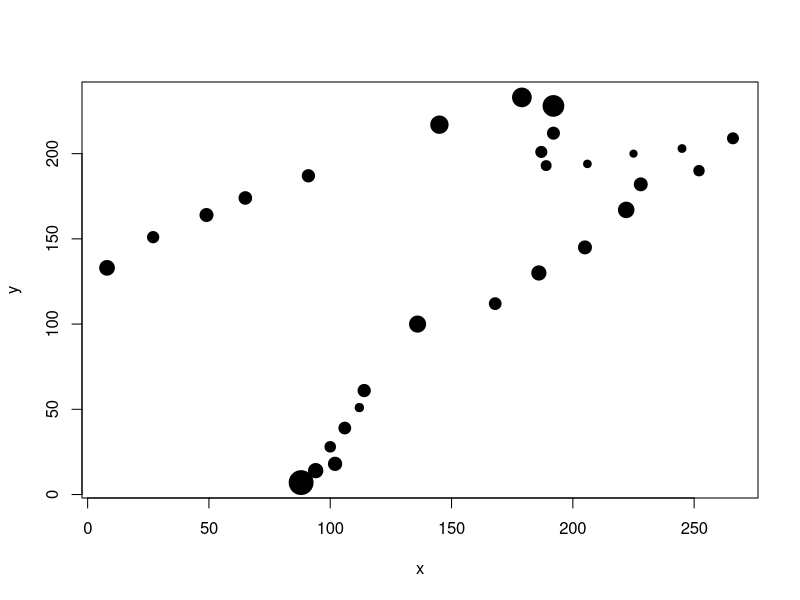
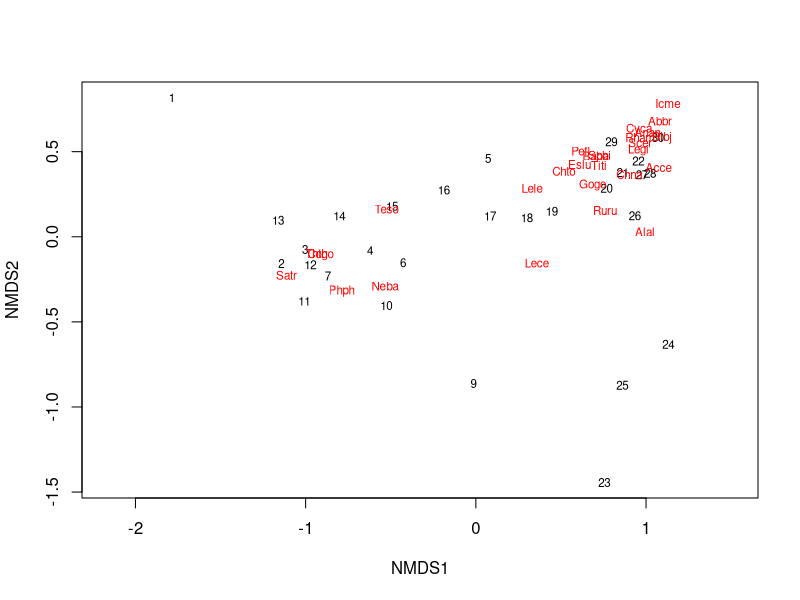
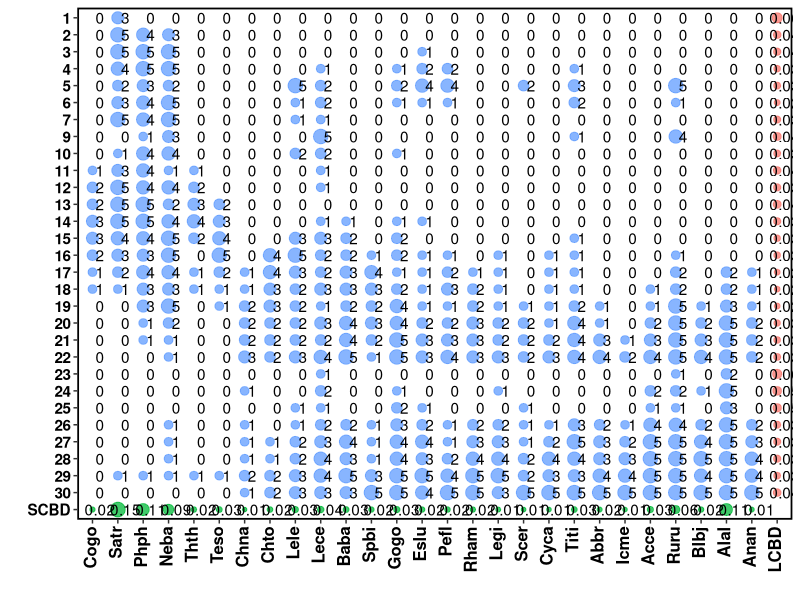

These figures' R source, in order:
library(vegan)
library(ade4)
library(tidyverse)
library(gridExtra)
data(doubs)
y = doubs$fish[c(1:3, 9, 18:21, 23:25),c('Satr', 'Phph', 'Neba', 'Cyca', 'Titi', 'Ruru','Alal')]
doubs$species 
y = doubs$fish[-8,]
ct = function(m) {
	apply(m, MARGIN = 1, FUN = function(x) sum(x^2))
}

y_ct = decostand(y, method = 'normalize') # Same thing y_ct = sweep(y, MARGIN = 1, sqrt(ct(y)), FUN = '/') # Chord transformation
# y_s_c_chord = vegdist(y, method = 'chord') # This is the chord DISTANCE
s = scale(y_ct, scale = F)^2 # Squared difference (center)^2
ss = sum(s) # Sum of square_total
bd = ss/(nrow(y)-1) # BD_total

# LCBD
lcbd = apply(s, 1, function(x) sum(x))/ss# SCBD 
scbd = apply(s, 2, function(x) sum(x))/ss

lcbd_df = as.data.frame(lcbd) 
lcbd_df$site = rownames(lcbd_df)
lcbd_df = lcbd_df |> 
	mutate(site = factor(site, levels = site), 
				 sp = 'LCBD',
				 type = 'LCBD')|> 
	rename(val = 'lcbd')
scbd_df = as.data.frame(scbd) 
scbd_df$sp = rownames(scbd_df)
scbd_df = scbd_df |> 
	mutate(site = factor('SCBD', levels = c(rownames(y), 'SCBD')),
				 sp = factor(sp, levels = sp),
				 type = 'SCBD') |> 
	rename(val = 'scbd')

plot(doubs$xy[-8,], cex = 50*lcbd, pch = 19)

nmds = metaMDS(y, distance = 'bray')
nmds$stress
# nmds = rda(s)
plot(nmds, type = 't')

y_df = as.data.frame(y) |> 
	mutate(site = rownames(y)) |> 
	pivot_longer(-site, names_to = 'sp', values_to = 'val') |> 
	mutate(sp = factor(sp, levels = names(y)), 
				 site = factor(site, levels = c(rownames(y), 'SCBD')), 
				 type = 'sp') 
all_var = rbind(y_df, lcbd_df,scbd_df)

xx = all_var |> 
	mutate(val2 = ifelse(type == 'LCBD', (val *20)^2, val), 
				 val2 = ifelse(type == 'SCBD', (val2 *15)^2, val2)) |> 
	ggplot(aes(x = sp, y = site, colour = type, fill = type)) + 
	geom_point(aes(size = val2), alpha = 0.75, shape = 21) + 
	geom_text(aes(x = as.numeric(sp)+.3, label = round(val, 2)), color = 'black') + 
	scale_size_continuous(limits = c(0.001, 100), range = c(1,17), breaks = c(1,10,50,75)) + 
	labs( x= "", y = "", size = "Abundance", fill = "")  + 
	theme(legend.key=element_blank(), 
				axis.text.x = element_text(colour = "black", size = 12, face = "bold", angle = 90, vjust = 0.3, hjust = 1), 
				axis.text.y = element_text(colour = "black", face = "bold", size = 11), 
				legend.text = element_text(size = 10, face ="bold", colour ="black"), 
				legend.title = element_text(size = 12, face = "bold"), 
				panel.background = element_blank(), panel.border = element_rect(colour = "black", fill = NA, size = 1.2), 
				legend.position = "none") +  
	scale_y_discrete(limits=rev);xx
